Frame 1 (no input): blank canvas, image omitted
Frame 60 (the mouse pressed at the canvas centre just before this capture): blank canvas, image omitted
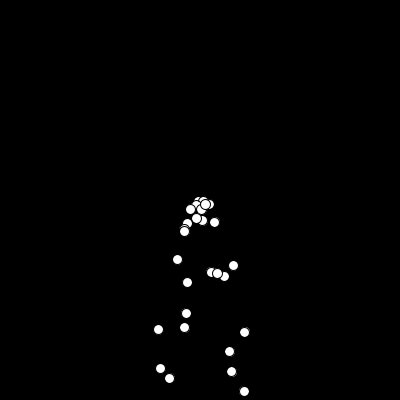
Frame 120 (the mouse held since frame 60 and released just before this capture)

The Processing sketch whose frames 1 and 60 were blank and that drew this single picture after the mouse press (run headless with seeded random() and noise(); from frame 60 on, the mouse is pressed at the canvas centre):

// Processing sketch: version_control_launch_sketch
// ── version_control_launch_sketch.pde
ArrayList<Particle> particles;

void setup(){
 size(400,400);
 particles = new ArrayList<Particle>();
}

void draw(){
  background(0);
  for (int j = particles.size() - 1; j > 0; j--){
    particles.get(j).update();
    particles.get(j).display();
    
    // Remove particle if off screen
    if(particles.get(j).position.y > 400) particles.remove(particles.get(j));
  }
  if(mousePressed == true) {
    particles.add(new Particle(mouseX, mouseY));
    println(particles.size());
  }
}

// ── particle.pde
class Particle {
  
  PVector position;
  PVector velocity;
  PVector acceleration;
  
  Particle(float x, float y){
    position = new PVector(x, y);
    velocity = new PVector(random(-2, 2), random(-2, 2));
    acceleration = new PVector(0, 0.5);
  }
  
  void update(){
    velocity.add(acceleration);
    position.add(velocity);
  }
  
  void display(){
    ellipse(position.x, position.y, 10, 10);
  }
}
